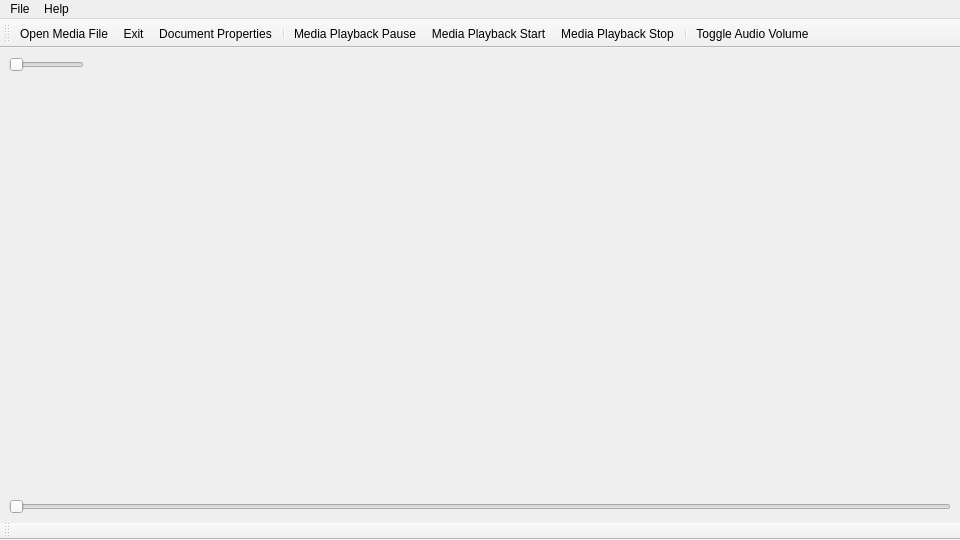
<?xml version="1.0" encoding="UTF-8"?>
<ui version="4.0">
 <class>Nomaren</class>
 <widget class="QMainWindow" name="Nomaren">
  <property name="geometry">
   <rect>
    <x>0</x>
    <y>0</y>
    <width>960</width>
    <height>540</height>
   </rect>
  </property>
  <property name="windowTitle">
   <string>nomaren</string>
  </property>
  <widget class="QWidget" name="centralwidget">
   <layout class="QVBoxLayout" name="verticalLayout">
    <item>
     <widget class="QSlider" name="volumeSlider">
      <property name="sizePolicy">
       <sizepolicy hsizetype="Minimum" vsizetype="Fixed">
        <horstretch>0</horstretch>
        <verstretch>0</verstretch>
       </sizepolicy>
      </property>
      <property name="maximumSize">
       <size>
        <width>75</width>
        <height>16777215</height>
       </size>
      </property>
      <property name="orientation">
       <enum>Qt::Orientation::Horizontal</enum>
      </property>
     </widget>
    </item>
    <item>
     <widget class="QStackedWidget" name="stackedWidget"/>
    </item>
    <item>
     <widget class="QSlider" name="playbackSlider">
      <property name="orientation">
       <enum>Qt::Orientation::Horizontal</enum>
      </property>
     </widget>
    </item>
   </layout>
  </widget>
  <widget class="QMenuBar" name="menuBar">
   <property name="geometry">
    <rect>
     <x>0</x>
     <y>0</y>
     <width>960</width>
     <height>22</height>
    </rect>
   </property>
   <widget class="QMenu" name="menuFile">
    <property name="sizePolicy">
     <sizepolicy hsizetype="Minimum" vsizetype="Minimum">
      <horstretch>0</horstretch>
      <verstretch>0</verstretch>
     </sizepolicy>
    </property>
    <property name="title">
     <string>File</string>
    </property>
    <addaction name="actionExit"/>
    <addaction name="separator"/>
   </widget>
   <widget class="QMenu" name="menuHelp">
    <property name="title">
     <string>Help</string>
    </property>
    <addaction name="actionAbout"/>
   </widget>
   <addaction name="menuFile"/>
   <addaction name="menuHelp"/>
  </widget>
  <widget class="QToolBar" name="toolBar">
   <property name="windowTitle">
    <string>toolBar</string>
   </property>
   <attribute name="toolBarArea">
    <enum>TopToolBarArea</enum>
   </attribute>
   <attribute name="toolBarBreak">
    <bool>false</bool>
   </attribute>
   <addaction name="actionOpenMediaFile"/>
   <addaction name="actionExit"/>
   <addaction name="actionDocumentProperties"/>
   <addaction name="separator"/>
   <addaction name="actionMediaPlaybackPause"/>
   <addaction name="actionMediaPlaybackStart"/>
   <addaction name="actionMediaPlaybackStop"/>
   <addaction name="separator"/>
   <addaction name="actionToggleVolume"/>
  </widget>
  <widget class="QToolBar" name="playbackToolBar">
   <property name="windowTitle">
    <string>toolBar_2</string>
   </property>
   <attribute name="toolBarArea">
    <enum>BottomToolBarArea</enum>
   </attribute>
   <attribute name="toolBarBreak">
    <bool>false</bool>
   </attribute>
  </widget>
  <action name="actionExit">
   <property name="icon">
    <iconset theme="QIcon::ThemeIcon::ApplicationExit"/>
   </property>
   <property name="text">
    <string>Exit</string>
   </property>
   <property name="toolTip">
    <string>Exit</string>
   </property>
   <property name="menuRole">
    <enum>QAction::MenuRole::NoRole</enum>
   </property>
  </action>
  <action name="actionZoomIn">
   <property name="icon">
    <iconset theme="QIcon::ThemeIcon::ZoomIn"/>
   </property>
   <property name="text">
    <string>Zoom In</string>
   </property>
   <property name="menuRole">
    <enum>QAction::MenuRole::NoRole</enum>
   </property>
  </action>
  <action name="actionPreferences">
   <property name="icon">
    <iconset theme="QIcon::ThemeIcon::DocumentProperties"/>
   </property>
   <property name="text">
    <string>Preferences</string>
   </property>
   <property name="menuRole">
    <enum>QAction::MenuRole::NoRole</enum>
   </property>
  </action>
  <action name="actionOpenMediaFile">
   <property name="icon">
    <iconset theme="QIcon::ThemeIcon::DocumentOpen"/>
   </property>
   <property name="text">
    <string>Open Media File</string>
   </property>
   <property name="menuRole">
    <enum>QAction::MenuRole::NoRole</enum>
   </property>
  </action>
  <action name="actionZoomOut">
   <property name="icon">
    <iconset theme="QIcon::ThemeIcon::ZoomOut"/>
   </property>
   <property name="text">
    <string>Zoom Out</string>
   </property>
   <property name="menuRole">
    <enum>QAction::MenuRole::NoRole</enum>
   </property>
  </action>
  <action name="actionMediaPlaybackPause">
   <property name="icon">
    <iconset theme="QIcon::ThemeIcon::MediaPlaybackPause"/>
   </property>
   <property name="text">
    <string>Media Playback Pause</string>
   </property>
   <property name="toolTip">
    <string>Media Playback Pause</string>
   </property>
   <property name="shortcutContext">
    <enum>Qt::ShortcutContext::WindowShortcut</enum>
   </property>
   <property name="menuRole">
    <enum>QAction::MenuRole::NoRole</enum>
   </property>
  </action>
  <action name="actionMediaPlaybackStart">
   <property name="icon">
    <iconset theme="QIcon::ThemeIcon::MediaPlaybackStart"/>
   </property>
   <property name="text">
    <string>Media Playback Start</string>
   </property>
   <property name="toolTip">
    <string>Media Playback Start</string>
   </property>
   <property name="menuRole">
    <enum>QAction::MenuRole::NoRole</enum>
   </property>
  </action>
  <action name="actionMediaPlaybackStop">
   <property name="icon">
    <iconset theme="QIcon::ThemeIcon::MediaPlaybackStop"/>
   </property>
   <property name="text">
    <string>Media Playback Stop</string>
   </property>
   <property name="toolTip">
    <string>Media Playback Stop</string>
   </property>
   <property name="menuRole">
    <enum>QAction::MenuRole::NoRole</enum>
   </property>
  </action>
  <action name="actionDocumentProperties">
   <property name="icon">
    <iconset theme="QIcon::ThemeIcon::DocumentProperties"/>
   </property>
   <property name="text">
    <string>Document Properties</string>
   </property>
   <property name="toolTip">
    <string>Document Properties</string>
   </property>
   <property name="menuRole">
    <enum>QAction::MenuRole::NoRole</enum>
   </property>
  </action>
  <action name="actionToggleVolume">
   <property name="icon">
    <iconset theme="QIcon::ThemeIcon::AudioVolumeHigh"/>
   </property>
   <property name="text">
    <string>Toggle Audio Volume</string>
   </property>
   <property name="toolTip">
    <string>Toggle Audio Volume</string>
   </property>
   <property name="menuRole">
    <enum>QAction::MenuRole::NoRole</enum>
   </property>
  </action>
  <action name="actionAbout">
   <property name="icon">
    <iconset theme="QIcon::ThemeIcon::HelpAbout"/>
   </property>
   <property name="text">
    <string>About</string>
   </property>
   <property name="menuRole">
    <enum>QAction::MenuRole::NoRole</enum>
   </property>
  </action>
 </widget>
 <resources/>
 <connections/>
</ui>
